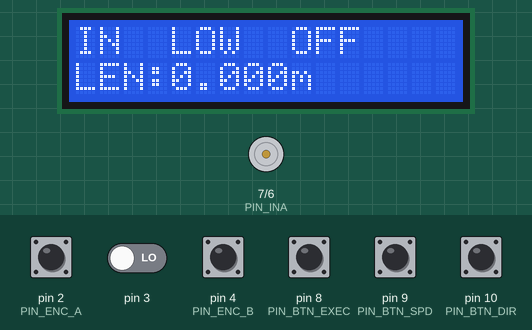
Simulated run of this sketch. Board: Arduino Uno, built with avr-gcc and run on an emulated ATmega328P. On the bench: 16×2 character LCD, motor-driver pin pairs drawn as motors (green arrow = first pin HIGH = forward, orange = second pin HIGH = backward, longer = more drive, scaled by the enable pin). The test bench sets the inputs (shaded band); at power-on: pin 2 (PIN_ENC_A), pin 4 (PIN_ENC_B) HIGH, pin 3, pin 8 (PIN_BTN_EXEC), pin 9 (PIN_BTN_SPD), pin 10 (PIN_BTN_DIR) LOW. What the sketch prints to the serial monitor is not drawn.

Above: at 1.2 s.
1.3 s: pin 8 (PIN_BTN_EXEC) pulled HIGH for 0.15 s
At 2.0 s:
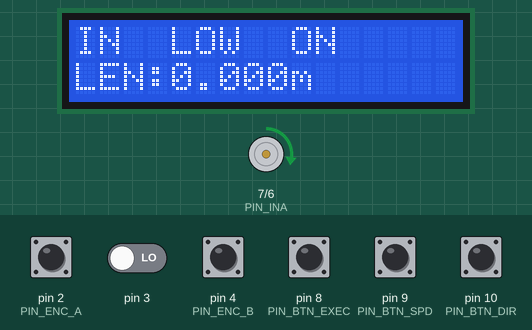
2.9 s: pin 9 (PIN_BTN_SPD) pulled HIGH for 0.15 s
At 3.5 s:
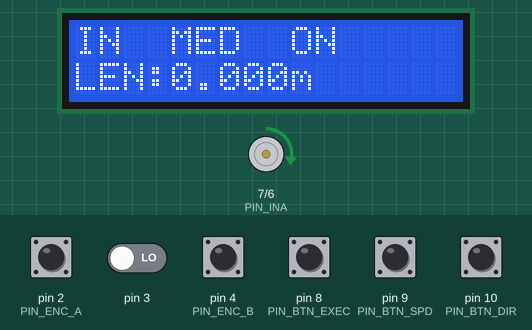
4.5 s: pin 8 (PIN_BTN_EXEC) pulled HIGH for 1 s
At 4.9 s:
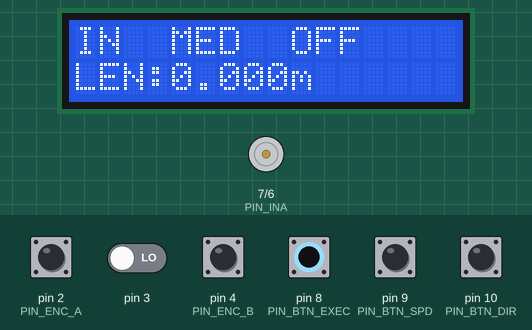
7.0 s: pin 10 (PIN_BTN_DIR) pulled HIGH for 0.15 s
At 7.9 s:
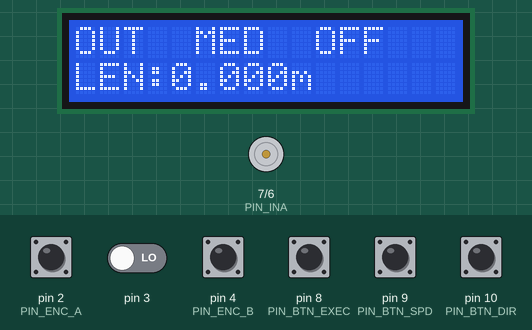
8.6 s: pin 8 (PIN_BTN_EXEC) pulled HIGH for 0.15 s
At 9.8 s:
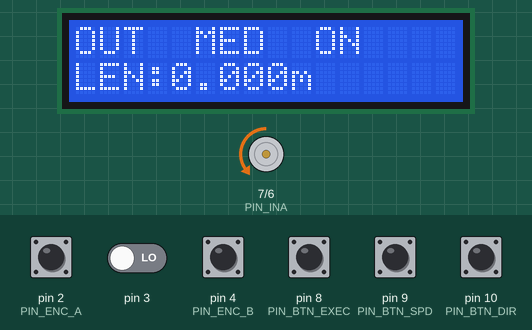
10.2 s: pin 9 (PIN_BTN_SPD) pulled HIGH for 1 s
At 11.5 s:
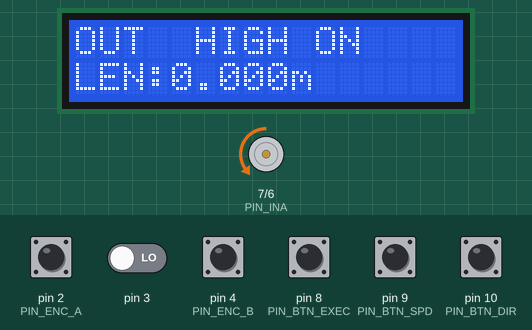
Timing chart, 0 to 13.2 s (numbered marks = the images above; inputs shaded):
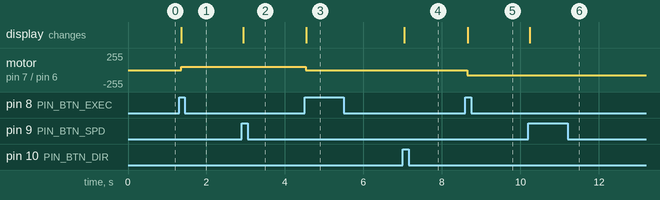

The sketch:

motor.ino
```cpp
#include <Arduino.h>
#include <LiquidCrystal.h>
#include <math.h>

// Structure used to implement software debouncing for push-buttons
struct DebouncedButton {
  uint8_t pin;            // Arduino pin the button is connected to
  bool lastStable;        // Last debounced stable logic level
  bool lastReading;       // Last instantaneous reading
  uint32_t lastChangeMs;  // Time of last state change (for debounce timing)
};

// Speed staging enum used for selecting motor PWM level
enum SpeedClass : uint8_t { SPEED_LOW = 0, SPEED_MED = 1, SPEED_HIGH = 2 };

// Forward declaration of button edge detection function
bool buttonPressedEdge(DebouncedButton &b);

// Encoder A and B channel input pins
const uint8_t PIN_ENC_A   = 2;
const uint8_t PIN_ENC_B   = 4;

// H-bridge motor driver pins
const uint8_t PIN_PWM     = 5; // PWM speed control
const uint8_t PIN_INB     = 6; // Direction input B
const uint8_t PIN_INA     = 7; // Direction input A

// User interface push-buttons
const uint8_t PIN_BTN_EXEC = 8;  // Start/Stop motor
const uint8_t PIN_BTN_SPD  = 9;  // Cycle speed
const uint8_t PIN_BTN_DIR  = 10; // Toggle direction

// LCD pin definitions
const uint8_t LCD_RS = 12;
const uint8_t LCD_E  = 11;
const uint8_t LCD_D4 = A0;
const uint8_t LCD_D5 = A1;
const uint8_t LCD_D6 = A2;
const uint8_t LCD_D7 = A3;

// Create LCD object (16x2 parallel interface)
LiquidCrystal lcd(LCD_RS, LCD_E, LCD_D4, LCD_D5, LCD_D6, LCD_D7);

// Encoder counts per revolution (gearbox output shaft)
const int32_t CPR_GEARBOX = 700;

// Using x4 quadrature decoding → effective counts per rev
const int32_t COUNTS_PER_REV_GEARBOX = CPR_GEARBOX * 4;

// RPM sampling interval in microseconds (50 ms)
const uint32_t SAMPLE_US = 50000;

// Low-pass filter constant for angular velocity smoothing
const float OMEGA_ALPHA = 0.25f;

// Encoder count updated inside interrupt
volatile int32_t encCount = 0;


// Quadrature decoding lookup table
// Maps previous AB state and current AB state to count increment/decrement
static const int8_t QUAD_TABLE[16] = {
  0, -1, +1,  0,
 +1,  0,  0, -1,
 -1,  0,  0, +1,
  0, +1, -1,  0
};

// Previous encoder A/B state
volatile uint8_t prevAB = 0;


// Reads encoder A and B channel logic levels directly from PORTD register
inline uint8_t readAB() {
  uint8_t p = PIND;
  uint8_t a = (p >> PD2) & 0x01;
  uint8_t b = (p >> PD4) & 0x01;
  return (uint8_t)((a << 1) | b);
}

// Pin Change Interrupt Service Routine for encoder channels
ISR(PCINT2_vect) {
  uint8_t currAB = readAB();
  uint8_t idx = (uint8_t)((prevAB << 2) | currAB);
  encCount += QUAD_TABLE[idx];
  prevAB = currAB;
}

// Configure pin change interrupts for encoder pins
void setupEncoderPCINT() {
  pinMode(PIN_ENC_A, INPUT);
  pinMode(PIN_ENC_B, INPUT);

  prevAB = readAB();

  PCICR |= (1 << PCIE2);

  PCMSK2 |= (1 << PCINT18);
  PCMSK2 |= (1 << PCINT20);
}

// Safely read encoder count atomically
int32_t getEncCountAtomic() {
  int32_t c;
  noInterrupts();
  c = encCount;
  interrupts();
  return c;
}


// Current applied PWM command
uint8_t pwmCmd = 0;

// Current applied direction
bool dirForward = true;


// Desired staged settings from UI
bool desiredForward = true;
SpeedClass desiredSpeed = SPEED_LOW;
bool motorOn = false;

// PWM values for speed classes
const uint8_t PWM_LOW  = 50;
const uint8_t PWM_MED  = 80;
const uint8_t PWM_HIGH = 120;

// Returns PWM value based on selected speed class
uint8_t pwmFromClass(SpeedClass s) {
  switch (s) {
    case SPEED_LOW:  return PWM_LOW;
    case SPEED_MED:  return PWM_MED;
    default:         return PWM_HIGH;
  }
}

// Shaft diameter in meters (used for length estimation)
const float SHAFT_DIAMETER_M = 0.026f;

// Shaft circumference
const float SHAFT_CIRCUM_M   = PI * SHAFT_DIAMETER_M;

// Encoder count at motor start
int32_t onStartCount = 0;

// Total measured length moved
float totalLengthM = 0.0f;

// LCD refresh rate for length display
const uint32_t LCD_LEN_UPDATE_MS = 200;
uint32_t lastLcdLenUpdateMs = 0;

// Debounce timing
const uint32_t DEBOUNCE_MS = 30;

// Debounced button objects
DebouncedButton btnDir  {PIN_BTN_DIR,  false, false, 0};
DebouncedButton btnSpd  {PIN_BTN_SPD,  false, false, 0};
DebouncedButton btnExec {PIN_BTN_EXEC, false, false, 0};

// Rising-edge detection with debounce
bool buttonPressedEdge(DebouncedButton &b) {
  bool reading = digitalRead(b.pin);
  uint32_t now = millis();

  if (reading != b.lastReading) {
    b.lastReading = reading;
    b.lastChangeMs = now;
  }

  if ((now - b.lastChangeMs) > DEBOUNCE_MS && reading != b.lastStable) {
    b.lastStable = reading;
    if (b.lastStable == HIGH) return true;
  }
  return false;
}


// Apply motor direction and PWM command
void applyMotorCommand() {
  if (dirForward) {
    digitalWrite(PIN_INA, HIGH);
    digitalWrite(PIN_INB, LOW);
  } else {
    digitalWrite(PIN_INA, LOW);
    digitalWrite(PIN_INB, HIGH);
  }
  analogWrite(PIN_PWM, pwmCmd);
}

// Immediately stop motor
void stopMotor() {
  pwmCmd = 0;
  analogWrite(PIN_PWM, 0);
}

// Apply staged settings and start motor
void applyStagedSettingsAndStart() {

  dirForward = desiredForward;
  pwmCmd = pwmFromClass(desiredSpeed);

  analogWrite(PIN_PWM, 0);
  delay(20);

  applyMotorCommand();
}


// Returns string representation of speed class
const char* speedStr(SpeedClass s) {
  switch (s) {
    case SPEED_LOW:  return "LOW";
    case SPEED_MED:  return "MED";
    default:         return "HIGH";
  }
}

// Update LCD line 1 with direction, speed and motor state
void lcdPrintLine1() {
  lcd.setCursor(0, 0);

  lcd.print(desiredForward ? "IN" : "OUT");
  lcd.print(' ');


  lcd.print(' ');

  lcd.print(speedStr(desiredSpeed));
  lcd.print(' ');

  if (desiredSpeed != SPEED_HIGH) lcd.print(' ');

  lcd.print(motorOn ? "ON" : "OFF");

  lcd.print("       ");
}

// Update LCD line 2 with measured length
void lcdPrintLine2Len(float meters) {
  lcd.setCursor(0, 1);
  lcd.print("LEN:");
  lcd.print(meters, 3);
  lcd.print("m");
  lcd.print("        ");
}

// Arduino setup routine
void setup() {
  Serial.begin(115200);


  pinMode(PIN_PWM, OUTPUT);
  pinMode(PIN_INA, OUTPUT);
  pinMode(PIN_INB, OUTPUT);

  pinMode(PIN_BTN_DIR,  INPUT);
  pinMode(PIN_BTN_SPD,  INPUT);
  pinMode(PIN_BTN_EXEC, INPUT);


  setupEncoderPCINT();


  lcd.begin(16, 2);
  lcd.clear();


  motorOn = false;
  desiredForward = true;
  desiredSpeed = SPEED_LOW;
  dirForward = desiredForward;

  stopMotor();

  onStartCount = getEncCountAtomic();
  totalLengthM = 0.0f;

  lcdPrintLine1();
  lcdPrintLine2Len(totalLengthM);

  Serial.println("Motor control + LCD UI ready.");
  Serial.print("Counts/rev (gearbox, x4) = ");
  Serial.println(COUNTS_PER_REV_GEARBOX);
  Serial.print("Shaft circumference (m) = ");
  Serial.println(SHAFT_CIRCUM_M, 6);
}

// Main loop
void loop() {
  if (buttonPressedEdge(btnDir)) {
    desiredForward = !desiredForward;
    lcdPrintLine1();
  }

  if (buttonPressedEdge(btnSpd)) {
    desiredSpeed = (SpeedClass)((desiredSpeed + 1) % 3);
    lcdPrintLine1();
  }

  if (buttonPressedEdge(btnExec)) {
    motorOn = !motorOn;

    if (motorOn) {
      onStartCount = getEncCountAtomic();
      totalLengthM = 0.0f;
      lastLcdLenUpdateMs = 0;

      applyStagedSettingsAndStart();

      lcdPrintLine2Len(totalLengthM);
    } else {
      int32_t offCount = getEncCountAtomic();
      int32_t dCounts = offCount - onStartCount;
      float rotations = fabs((float)dCounts) / (float)COUNTS_PER_REV_GEARBOX;
      totalLengthM = rotations * SHAFT_CIRCUM_M;

      stopMotor();

      lcdPrintLine2Len(totalLengthM);

      Serial.print("SESSION len_m=");
      Serial.println(totalLengthM, 6);
    }

    lcdPrintLine1();
  }

  if (motorOn) {
    uint32_t nowMs = millis();
    if (nowMs - lastLcdLenUpdateMs >= LCD_LEN_UPDATE_MS) {
      lastLcdLenUpdateMs = nowMs;

      int32_t countNow = getEncCountAtomic();
      int32_t dCounts = countNow - onStartCount;
      float rotations = fabs((float)dCounts) / (float)COUNTS_PER_REV_GEARBOX;
      totalLengthM = rotations * SHAFT_CIRCUM_M;

      lcdPrintLine2Len(totalLengthM);
    }
  }


  static uint32_t lastUs = micros();
  static int32_t  lastCount = 0;
  static float    omegaFilt = 0.0f;

  uint32_t nowUs = micros();
  uint32_t dtUs = nowUs - lastUs;

  if (dtUs >= SAMPLE_US) {
    lastUs = nowUs;

    int32_t countCopy = getEncCountAtomic();
    int32_t dCount = countCopy - lastCount;
    lastCount = countCopy;

    float dtSec = (float)dtUs * 1e-6f;
    float omega = ((float)dCount / (float)COUNTS_PER_REV_GEARBOX) * (TWO_PI / dtSec);
    omegaFilt = (OMEGA_ALPHA <= 0.0f) ? omega : (omegaFilt + OMEGA_ALPHA * (omega - omegaFilt));
    float rpm = omegaFilt * (60.0f / TWO_PI);

    Serial.print("rpm=");
    Serial.print(rpm, 2);
    Serial.print(" pwm=");
    Serial.print(pwmCmd);
    Serial.print(" dir=");
    Serial.print(dirForward ? "IN" : "OUT");
    Serial.print(" staged=");
    Serial.print(desiredForward ? "IN" : "OUT");
    Serial.print(" spd=");
    Serial.print(speedStr(desiredSpeed));
    Serial.print(" motorOn=");
    Serial.print(motorOn ? "ON" : "OFF");
    Serial.print(" len_m=");
    Serial.print(totalLengthM, 4);
    Serial.print(" count=");
    Serial.print(countCopy);
    Serial.print(" dCount=");
    Serial.println(dCount);
  }
}
```

Measured:
- after the input at 1.3 s, motor on pin 7 (PIN_INA) / pin 6 (PIN_INB): stopped → forward 50/255 after 0.05 s; the display: changes after 0.06 s (image 1)
- after the input at 2.9 s, the display: changes at once (image 2)
- after the input at 4.5 s, motor on pin 7 (PIN_INA) / pin 6 (PIN_INB): forward 50/255 → stopped at once; the display: changes at once (image 3)
- after the input at 7.0 s, the display: changes at once (image 4)
- after the input at 8.6 s, motor on pin 7 (PIN_INA) / pin 6 (PIN_INB): stopped → backward 80/255 after 0.05 s; the display: changes after 0.06 s (image 5)
- after the input at 10.2 s, the display: changes at once (image 6)
